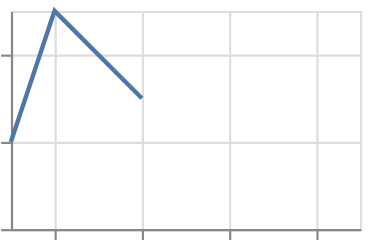

Source (Vega-Lite JSON):
### Vega-Lite specification from a JSON file in a GitHub repository (floating-point values rounded to 4 significant figures)
{"$schema": "https://vega.github.io/schema/vega-lite/v6.json", "description": "break-paths-show-domains is the default of a path mark, written out (break-paths-filter-domains and filter are the other two)", "padding": 5, "autosize": "none", "data": {"values": [{"c": "A", "x": 1, "y": 2, "s": 3, "t": "2024-01-01"}, {"c": "B", "x": 2, "y": 5, "s": 5, "t": "2024-02-01"}, {"c": "C", "x": 9, "y": null, "s": 2, "t": "2024-03-01"}, {"c": "D", "x": 4, "y": 3, "s": 7, "t": "2024-04-01"}]}, "width": 160, "height": 100, "mark": "line", "encoding": {"x": {"field": "x", "type": "quantitative"}, "y": {"field": "y", "type": "quantitative"}}, "config": {"mark": {"invalid": "break-paths-show-domains"}}}
